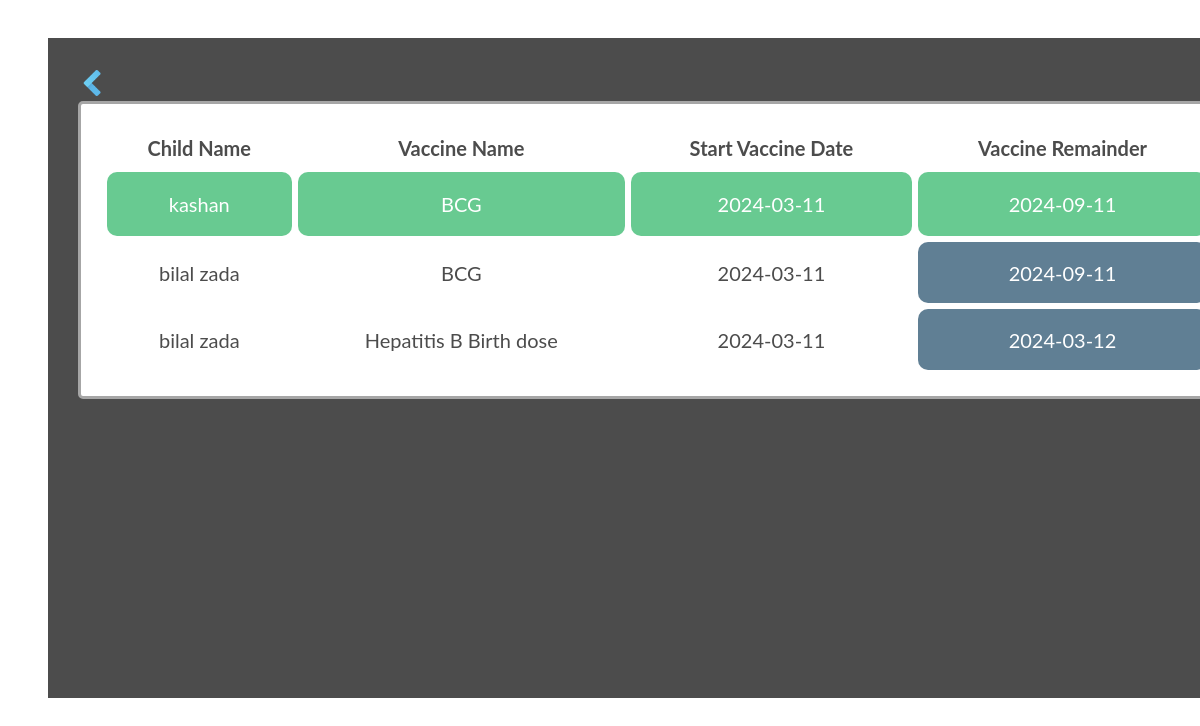
/allocate_vaccine.php, run on the app's committed database.
### tables this page shows
CREATE TABLE `vaccine_dates` (
  `name` varchar(50) NOT NULL,
  `v_date` date DEFAULT NULL,
  `timing` varchar(20) NOT NULL,
  `c_name` varchar(15) DEFAULT NULL,
  `p_username` varchar(15) DEFAULT NULL,
  `status` varchar(6) DEFAULT NULL
);

### allocate_vaccine.php (the view, shortened to what this page needs)
<!DOCTYPE html>
<html>
<head>
</head>
<body>
<div class="bg">
<a href="adminindex.php"><img src="backarrow.png" width="30" height="30"></a></br>
	<?php
		include 'database_connection.php';
		$query = "SELECT * FROM vaccine_dates";
		$result = mysqli_query($con,$query);
		if(mysqli_num_rows($result) > 0)
		{
			echo "<table cellspacing='6' cellpadding='6' class='tabel_style'>
				  <tr>
				  		<th>Child Name</th>
				  		<th>Vaccine Name</th>
				  		<th>Start Vaccine Date</th>
				  		<th>Vaccine Remainder</th>
				  		<th></th>
				  </tr>";
			while ($row = mysqli_fetch_array($result)) {
				if($row['status'] == 'false'){
					echo "<tr>
							<td>".$row['c_name']."</td>
							<td>".$row['name']."</td>
							<td>".$row['v_date']."</td>
							<td class='td'>".$row['timing']."</td>
							<td><a href='updatevaccine.php?c_name=".$row['c_name']."&vaccine_n=".$row['name']."'><img src='done.png' width='45' height='45' /></a></td>
							</tr>";
				}
				else{
					echo "<tr>
							<td class='td_allocate'>".$row['c_name']."</td>
							<td class='td_allocate'>".$row['name']."</td>
							<td class='td_allocate'>".$row['v_date']."</td>
							<td class='td_allocate'>".$row['timing']."</td>
							<td class='td_allocate'>Allocated</td>
							</tr>";
				}
			}
			echo "</table>";
		}
		else
			echo "<p>No Any Dates Available !</p>";
	?>
</div>
</body>
</html>

### allocate_vaccine.php (style rules this page uses)
body { font-family: "Lato", sans-serif; background-size: cover; position: fixed; background: url('allocateback.jpg'); }
.bg { opacity: 0.7; background-color: black; width: 1375px; height: 600px; margin: 30px 40px; padding: 30px; overflow: auto; }
.tabel_style { background-color: white; border-radius: 5px; border-style: solid; font-size: 20px; padding: 20px; text-align: center; width: 1360px; }
.td { background-color: #1D4967; color: white; border-radius: 10px; }
.td_allocate { background-color: #28B463; color: white; padding: 20px; border-radius: 10px; }

### data on the page
vaccine_dates: c_name "kashan", name "BCG", v_date "2024-03-11", timing "2024-09-11"
vaccine_dates: c_name "bilal zada", name "BCG", v_date "2024-03-11", timing "2024-09-11"
vaccine_dates: c_name "bilal zada", name "Hepatitis B Birth dose", v_date "2024-03-11", timing "2024-03-12"
